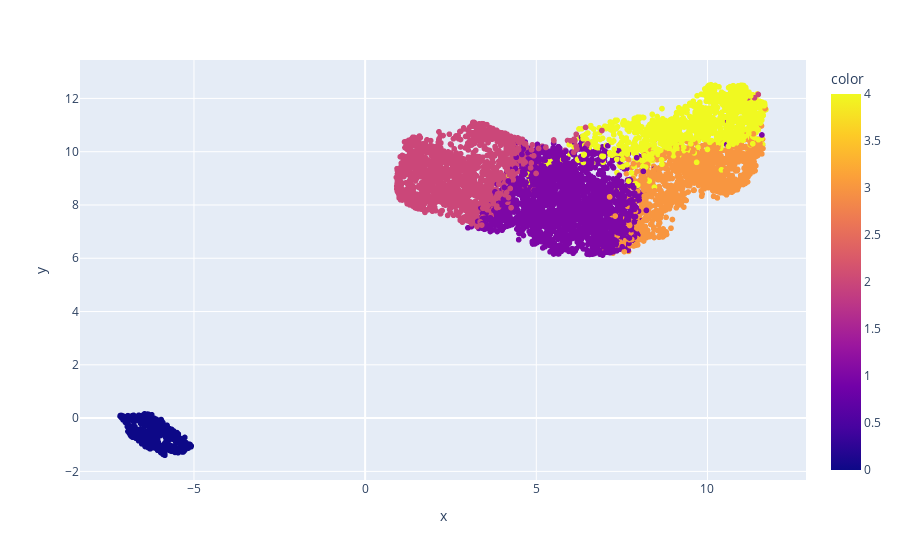

Write notebook code for a chart like this one.
### Code cell
kmeans5 = KMeans(n_clusters=5, random_state=0).fit(preprocessed_data)
graficar_clusters(kmeans5.predict(preprocessed_data))

### Figure 1 — Plotly figure (JSON) as saved in the notebook; plotly's stock layout.template omitted (floating-point values rounded to 4 significant figures; data arrays with more than 128 entries replaced by an {"elided": "..."} marker saying what was removed)
{"data": [{"customdata": {"elided": "6949x1 str values"}, "hovertemplate": "x=%{x}<br>y=%{y}<br>posicion=%{customdata[0]}<br>color=%{marker.color}<extra></extra>", "legendgroup": "", "marker": {"color": {"elided": "6949 int values"}, "coloraxis": "coloraxis", "symbol": "circle"}, "mode": "markers", "name": "", "showlegend": false, "type": "scattergl", "x": {"elided": "6949 float values"}, "xaxis": "x", "y": {"elided": "6949 float values"}, "yaxis": "y"}], "layout": {"coloraxis": {"colorbar": {"title": {"text": "color"}}, "colorscale": [[0, "#0d0887"], [0.1111, "#46039f"], [0.2222, "#7201a8"], [0.3333, "#9c179e"], [0.4444, "#bd3786"], [0.5556, "#d8576b"], [0.6667, "#ed7953"], [0.7778, "#fb9f3a"], [0.8889, "#fdca26"], [1, "#f0f921"]]}, "legend": {"tracegroupgap": 0}, "margin": {"t": 60}, "xaxis": {"anchor": "y", "domain": [0, 1], "title": {"text": "x"}}, "yaxis": {"anchor": "x", "domain": [0, 1], "title": {"text": "y"}}}}
